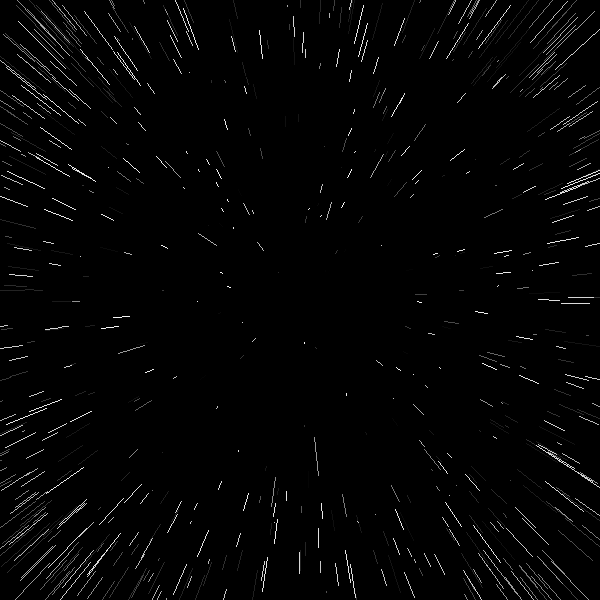
Frame 1 (no input)
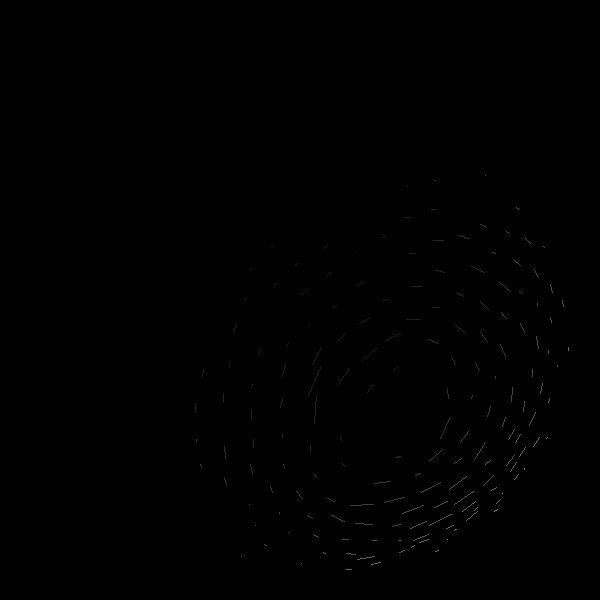
Frame 60 (the mouse pressed at the canvas centre just before this capture)
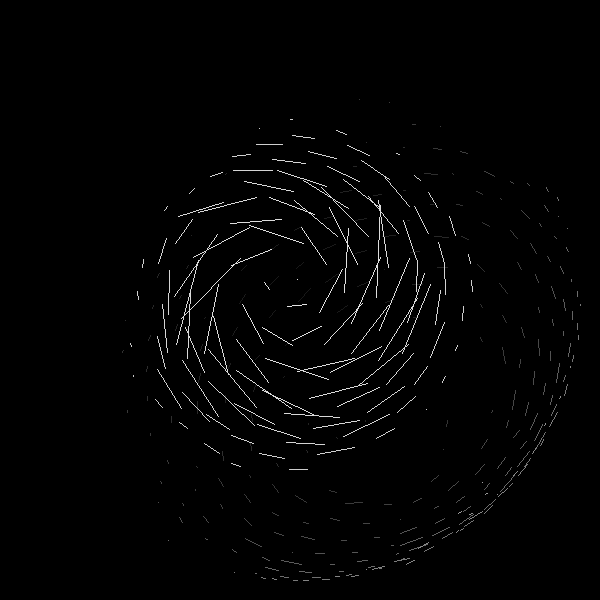
Frame 120 (the mouse held since frame 60 and released just before this capture)

The Processing sketch that drew these frames (run headless with seeded random() and noise(); from frame 60 on, the mouse is pressed at the canvas centre):

// Processing sketch: sketch_171107bGlobeWave
// ── sketch_171107bGlobeWave.pde
// WavesOnSphere_2.0

int Nmax = 1000 ; float M = 500 ; float H = 0.99999 ; 

float X[] = new float[Nmax+1] ; float Y[] = new float[Nmax+1] ; float Z[] = new float[Nmax+1] ;
float VX[] = new float[Nmax+1] ; float dVX[] = new float[Nmax+1] ;
float VY[] = new float[Nmax+1] ; float dVY[] = new float[Nmax+1] ;
float VZ[] = new float[Nmax+1] ; float dVZ[] = new float[Nmax+1] ;
float L ; float R = 2*sqrt((4*PI*(200*200)/Nmax)/(2*sqrt(3))) ;
int N ; int NN ; float KX ; float KY ; float KZ ;
float KVX ; float KdVX ;
float KVY ; float KdVY ; 
float KVZ ; float KdVZ ; 


void setup(){
  
  size(600,600) ;
  background(0,0,0) ;
  noSmooth() ;
  strokeWeight(1) ;
  stroke(255,255,255) ;
  noFill() ;
  
  for ( N = 0 ; N <= Nmax ; N++ ){
    X[N] = random(-300,+300) ;
    Y[N] = random(-300,+300) ;
    Z[N] = random(-300,+300) ;
    if ( Z[N] > 250 ){
       L = sqrt((X[N]*X[N])+(Y[N]*Y[N])) ;
       dVX[N] = dVX[N] + (Y[N]/L) ;
       dVY[N] = dVY[N] - (X[N]/L) ;
    }
  }
  
} // setup()



void draw(){
  
  background(0,0,0) ;
  
  
  for ( N = 0 ; N <= Nmax ; N++ ){
     for ( NN = N+1 ; NN <= Nmax ; NN++ ){
        L = sqrt(((X[N]-X[NN])*(X[N]-X[NN]))+((Y[N]-Y[NN])*(Y[N]-Y[NN]))) ;
        L = sqrt(((Z[N]-Z[NN])*(Z[N]-Z[NN]))+(L*L)) ;
        if ( L < R ){
          X[N] = X[N] - ((X[NN]-X[N])*((R-L)/(2*L))) ;
          Y[N] = Y[N] - ((Y[NN]-Y[N])*((R-L)/(2*L))) ;
          Z[N] = Z[N] - ((Z[NN]-Z[N])*((R-L)/(2*L))) ;
          X[NN] = X[NN] + ((X[NN]-X[N])*((R-L)/(2*L))) ;
          Y[NN] = Y[NN] + ((Y[NN]-Y[N])*((R-L)/(2*L))) ;
          Z[NN] = Z[NN] + ((Z[NN]-Z[N])*((R-L)/(2*L))) ;
          dVX[N] = dVX[N] + ((VX[NN]-VX[N])/M) ;
          dVX[NN] = dVX[NN] - ((VX[NN]-VX[N])/M) ;
          dVY[N] = dVY[N] + ((VY[NN]-VY[N])/M) ;
          dVY[NN] = dVY[NN] - ((VY[NN]-VY[N])/M) ;
          dVZ[N] = dVZ[N] + ((VZ[NN]-VZ[N])/M) ;
          dVZ[NN] = dVZ[NN] - ((VZ[NN]-VZ[N])/M) ;
        }
        if ( Z[N] > Z[NN] ){
          KX = X[N] ; KY = Y[N] ; KZ = Z[N] ; KVX = VX[N] ; KdVX = dVX[N] ;
          KVY = VY[N] ; KdVY = dVY[N] ; KVZ = VZ[N] ; KdVZ = dVZ[N] ;
          X[N] = X[NN] ; Y[N] = Y[NN] ; Z[N] = Z[NN] ; VX[N] = VX[NN] ; dVX[N] = dVX[NN] ;  
          VY[N] = VY[NN] ; dVY[N] = dVY[NN] ; VZ[N] = VZ[NN] ; dVZ[N] = dVZ[NN] ;    
          X[NN] = KX ; Y[NN] = KY ; Z[NN] = KZ ; VX[NN] = KVX ; dVX[NN] = KdVX ; 
          VY[NN] = KVY ; dVY[NN] = KdVY ; VZ[NN] = KVZ ; dVZ[NN] = KdVZ ;  
        }
     }
     L = sqrt((X[N]*X[N])+(Y[N]*Y[N])) ;
     L = sqrt((Z[N]*Z[N])+(L*L)) ;
     X[N] = X[N] + (X[N]*(200-L)/(2*L)) ;
     Y[N] = Y[N] + (Y[N]*(200-L)/(2*L)) ;
     Z[N] = Z[N] + (Z[N]*(200-L)/(2*L)) ;
     KX = X[N]+VX[N] ; KY = Y[N]+VY[N] ; KZ = Z[N]+VZ[N] ;
     L = sqrt((KX*KX)+(KY*KY)) ;
     L = sqrt((KZ*KZ)+(L*L)) ;
     VX[N] = VX[N]-(KX*(L-200)/(2*L)) ;
     VY[N] = VY[N]-(KY*(L-200)/(2*L)) ;
     VZ[N] = VZ[N]-(KZ*(L-200)/(2*L)) ;
     KZ = Z[N] ; KX = X[N] ;
     Z[N] = (KZ*cos(float(300-mouseX)/10000))-(KX*sin(float(300-mouseX)/10000)) ;
     X[N] = (KZ*sin(float(300-mouseX)/10000))+(KX*cos(float(300-mouseX)/10000)) ;
     KZ = Z[N] ; KY = Y[N] ;
     Z[N] = (KZ*cos(float(300-mouseY)/10000))-(KY*sin(float(300-mouseY)/10000)) ;
     Y[N] = (KZ*sin(float(300-mouseY)/10000))+(KY*cos(float(300-mouseY)/10000)) ;
     KVZ = VZ[N] ; KVX = VX[N] ;
     VZ[N] = (KVZ*cos(float(300-mouseX)/10000))-(KVX*sin(float(300-mouseX)/10000)) ;
     VX[N] = (KVZ*sin(float(300-mouseX)/10000))+(KVX*cos(float(300-mouseX)/10000)) ;
     KVZ = VZ[N] ; KVY = VY[N] ;
     VZ[N] = (KVZ*cos(float(300-mouseY)/10000))-(KVY*sin(float(300-mouseY)/10000)) ;
     VY[N] = (KVZ*sin(float(300-mouseY)/10000))+(KVY*cos(float(300-mouseY)/10000)) ;
     KdVZ = dVZ[N] ; KdVX = dVX[N] ;
     dVZ[N] = (KdVZ*cos(float(300-mouseX)/10000))-(KdVX*sin(float(300-mouseX)/10000)) ;
     dVX[N] = (KdVZ*sin(float(300-mouseX)/10000))+(KdVX*cos(float(300-mouseX)/10000)) ;
     KdVZ = dVZ[N] ; KdVY = dVY[N] ;
     dVZ[N] = (KdVZ*cos(float(300-mouseY)/10000))-(KdVY*sin(float(300-mouseY)/10000)) ;
     dVY[N] = (KdVZ*sin(float(300-mouseY)/10000))+(KdVY*cos(float(300-mouseY)/10000)) ; 
     VX[N] = VX[N] + dVX[N] ; dVX[N] = dVX[N] * H ;
     VY[N] = VY[N] + dVY[N] ; dVY[N] = dVY[N] * H ; 
     VZ[N] = VZ[N] + dVZ[N] ; dVZ[N] = dVZ[N] * H ;
     L = sqrt((VX[N]*VX[N])+(VY[N]*VY[N])) ;
     L = sqrt((VZ[N]*VZ[N])+(L*L)) ;
     if ( L > 12.5 ){
       stroke(125+(Z[N]/2),125+(Z[N]/2),125+(Z[N]/2)) ;   
       line((X[N]+(VX[N]*(L-12.5)/L))*1.4+300,(Y[N]+(VY[N]*(L-12.5)/L))*1.4+300,X[N]*1.4+300,Y[N]*1.4+300) ;  
     }
  }
    
} // draw() 



void mousePressed(){
  
 for ( N = 0 ; N <= Nmax ; N++ ){
     if ( Z[N] > 180 ){
       L = sqrt((X[N]*X[N])+(Y[N]*Y[N])) ;
       dVX[N] = dVX[N] + (2.5*Y[N]/L) ;
       dVY[N] = dVY[N] - (2.5*X[N]/L) ;
     }
  }
     
} // mousePressed()
